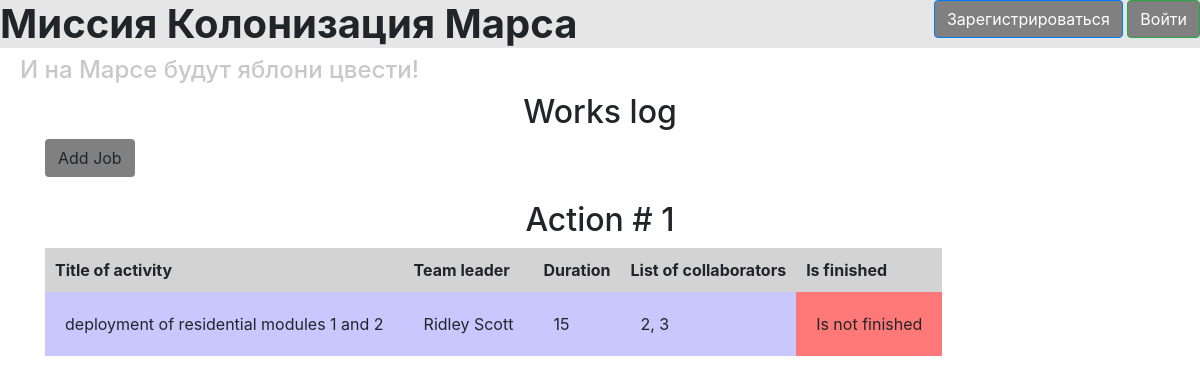
/table, run on an earlier commit of the app's database.
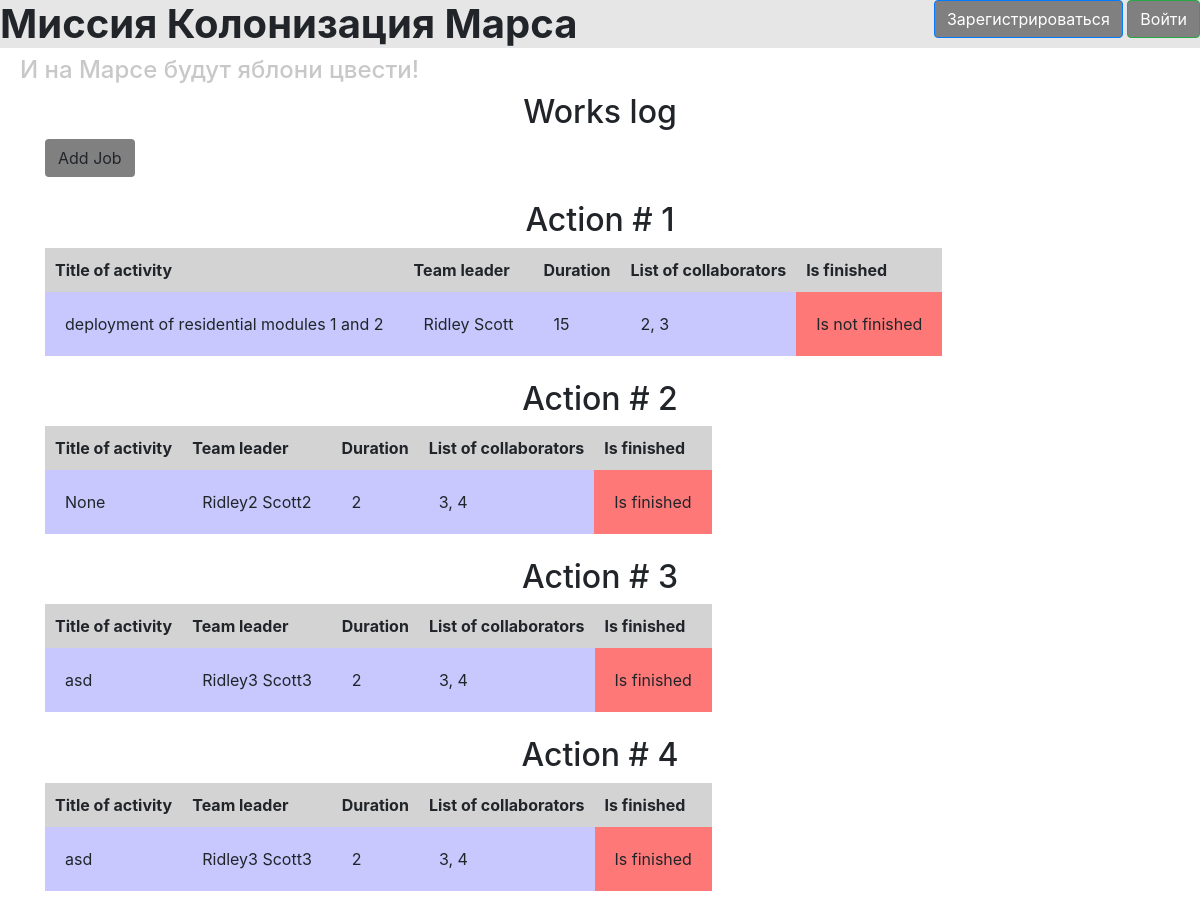
And on a later commit of the database.
### data/jobs.py (models this page shows, shortened)
class Jobs(SqlAlchemyBase):
    __tablename__ = 'jobs'
    id = sqlalchemy.Column(sqlalchemy.Integer,
                           primary_key=True, autoincrement=True)
    team_leader = sqlalchemy.Column(sqlalchemy.Integer, sqlalchemy.ForeignKey("users.id"))   #
    job = sqlalchemy.Column(sqlalchemy.String, nullable=True)
    about = sqlalchemy.Column(sqlalchemy.String, nullable=True)
    work_size = sqlalchemy.Column(sqlalchemy.Integer, nullable=True)
    collaborators = sqlalchemy.Column(sqlalchemy.String, nullable=True)
    start_date = sqlalchemy.Column(sqlalchemy.DateTime, default=datetime.datetime.now, nullable=True)
    end_date = sqlalchemy.Column(sqlalchemy.DateTime, nullable=True)
    is_finished = sqlalchemy.Column(sqlalchemy.Boolean, default=False, nullable=True)
    team_leader_as_object = orm.relationship('User')

### data/users.py (models this page shows, shortened)
class User(SqlAlchemyBase, UserMixin):
    __tablename__ = 'users'
    id = sqlalchemy.Column(sqlalchemy.Integer, primary_key=True, autoincrement=True)
    surname = sqlalchemy.Column(sqlalchemy.String, nullable=True)
    name = sqlalchemy.Column(sqlalchemy.String, nullable=True)
    age = sqlalchemy.Column(sqlalchemy.Integer, nullable=True)
    position = sqlalchemy.Column(sqlalchemy.String, nullable=True)
    speciality = sqlalchemy.Column(sqlalchemy.String, nullable=True)
    address = sqlalchemy.Column(sqlalchemy.String, nullable=True)
    email = sqlalchemy.Column(sqlalchemy.String, index=True, unique=True, nullable=True)
    hashed_password = sqlalchemy.Column(sqlalchemy.String, nullable=True)
    modified_date = sqlalchemy.Column(sqlalchemy.DateTime, default=datetime.datetime.now)
    news = orm.relationship("News", back_populates='user')

### main.py (the view)
@app.route("/")
@app.route('/table')
def table():
    jobs_and_leaders = [(job, db_sess.query(User).filter(User.id == int(job.team_leader)).first())
                        for job in db_sess.query(Jobs).all()]
    return render_template('table.html', jobs_and_leaders=jobs_and_leaders)

### templates/table.html (shortened to what this page needs)
{% extends "base.html" %}
{% block content %}
<h2>Works log</h2>
<div>
  <a href="/job" class="btn">
      Add Job
  </a>
</div>
<br>
{% for job, team_leader in jobs_and_leaders %}
  <h2 style="text-align: center">Action # {{ loop.index }}</h2>
  <table class="my-table">
    <thead>
      <tr>
        <th>Title of activity</th>
        <th>Team leader</th>
        <th>Duration</th>
        <th>List of collaborators</th>
        <th>Is finished</th>
      </tr>
    </thead>
    <tbody>
      <tr>
        <td>{{ job.job }}</td>
        <td>{{ team_leader.name }} {{ team_leader.surname }}</td>
        <td>{{ job.work_size }}</td>
        <td>{{ job.collaborators }}</td>
        {% if job.is_finished == True %}
          <td style="background-color: rgb(255, 120, 120);">Is finished</td>
        {% else %}
          <td style="background-color: rgb(255, 120, 120);">Is not finished</td>
        {% endif %}
      </tr>
    </tbody>
  </table>
  <br>
{% endfor %}
{% endblock %}

### templates/base.html (shortened to what this page needs)
<!doctype html>
<html lang="en">
<head>
    <link rel="stylesheet"
          href="https://stackpath.bootstrapcdn.com/bootstrap/4.4.1/css/bootstrap.min.css"
>
    <link rel="stylesheet" href="{{ url_for('static', filename='style.css') }}">
</head>
<body>
<header>
    <h1 style="background-color: rgb(230, 230, 230)"><strong>Миссия Колонизация Марса</strong></h1>
    <h4 style="color: rgb(200, 200, 200)">И на Марсе будут яблони цвести!</h4>
    <nav>
    {% if current_user.is_authenticated %}
        <a class="navbar-brand" href="/logout">{{ current_user.name }}</a>
    {% else %}
        <p>
            <a class="btn btn-primary " href="/register">Зарегистрироваться</a>
            <a class="btn btn-success" href="/login">Войти</a>
        </p>
    {% endif %}
    </nav>
</header>
<main role="main" class="container">
    {% block content %}{% endblock %}
</main>
</body>
</html>

### static/style.css (style rules this page uses)
h4 { color: gray; padding-left: 20px; }
h2 { text-align: center }
.my-table { border-collapse: collapse; }
.my-table th { padding: 10px; background-color: lightgray }
.my-table td { padding: 20px; background-color: rgb(200, 200, 255) }
nav { position: absolute; top: 0; right: 0; }
.btn { background-color: gray; }

What changed in the data, as far as the page shows it:
added Jobs: job "None", name "Ridley2", surname "Scott2", work_size "2", collaborators "3, 4", is_finished "Is finished"
added Jobs: job "asd", name "Ridley3", surname "Scott3", work_size "2", collaborators "3, 4", is_finished "Is finished"
added Jobs: job "asd", name "Ridley3", surname "Scott3", work_size "2", collaborators "3, 4", is_finished "Is finished"
